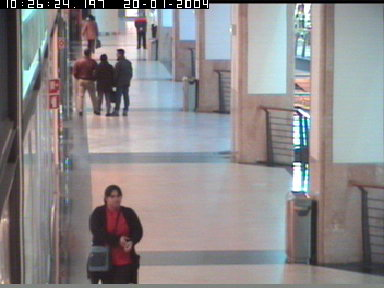
//> input picture data/NTOneLeaveShop1/cor.jpg, 384 x 288 px
$ ./peopledetect ../../data/NTOneLeaveShop1/cor.jpg out.png   (built with g++ and OpenCV 4)
//> lines starting //> are read from the running program, lines starting //| are printed output that depends on the picture; after the words box and inside, x2 and y2 are one past the last pixel; in counts of white or black regions, pixels touching at a corner belong together
#include "opencv2/imgproc/imgproc.hpp"
#include "opencv2/objdetect/objdetect.hpp"
#include "opencv2/highgui/highgui.hpp"

#include <stdio.h>
#include <string.h>
#include <ctype.h>
#include <iostream>
#include <fstream>

using namespace cv;
using namespace std;

// static void help()
// {
//     printf(
//             "\nDemonstrate the use of the HoG descriptor using\n"
//             "  HOGDescriptor::hog.setSVMDetector(HOGDescriptor::getDefaultPeopleDetector());\n"
//             "Usage:\n"
//             "./peopledetect (<image_filename> | <image_list>.txt)\n\n");
// }

typedef struct _trackState
{
	Rect track;
	unsigned int lastTrackedFrame;
}TrackState;

double calculateDistance(Rect &detection, Rect &track)
{
	Point2f detectionCenter = Point2f((detection.x + detection.width) / 2.0f, (detection.y + detection.height) / 2.0f);
	Point2f trackCenter = Point2f((track.x + track.width) / 2.0f, (track.y + track.height) / 2.0f);
	Point2f difference = detectionCenter - trackCenter;

	return cv::sqrt( difference.x*difference.x + difference.y*difference.y );
}

void showinfo(vector<TrackState> &state, unsigned int frameNumber, ostream &out)
{
	Point2f detectionCenter;

	for (size_t i = 0; i < state.size(); i++)
	{
		if (state[i].lastTrackedFrame == frameNumber)
		{
			detectionCenter = Point2f(state[i].track.x + (state[i].track.width / 2.0f), state[i].track.y + (state[i].track.height / 2.0f));

			out << " " << frameNumber
				<< "," << i
				<< "," << state[i].track.x
				<< "," << state[i].track.y
				<< "," << state[i].track.width
				<< "," << state[i].track.height
				<< "," << detectionCenter.x
				<< "," << detectionCenter.y
				<< endl;

			// [5 lines of commented-out code are left out]
		}
		// [4 lines of commented-out code are left out]
	}
}

void match(vector<Rect> &detections, vector<TrackState> &state, unsigned int frame, double pixelThreshold = 10.0, unsigned int frameThreshold = 25)
{
	int TRACK_N = state.size();
	int DET_N = detections.size();

	vector<double> distances;
	vector<double>::iterator minElement;
	size_t minIndex;

	vector<bool> matched(DET_N);

	// Try to find a match for each element tracked
	for (size_t i = 0; i < TRACK_N; i++)
	{
		// If the current position lost track a long time ago, then just ignore it
		if ((frame - state[i].lastTrackedFrame) > frameThreshold)
			continue;

		distances.clear();
		distances.resize(DET_N);
		for (size_t j = 0; j < DET_N; j++)
		{
			// If the detection was already assigned to a track, then ignore it
			if (matched[j])
			{
				distances[j] = 100000;
			}
			else //Otherwise, calculate the euclidean distance between the last track and the detection
			{
				distances[j] = calculateDistance(detections[j], state[i].track);
			}
		}

		// The detection within less than a given threshold is the match of the current track
		minElement = std::min_element(distances.begin(), distances.end());
		if (minElement != distances.end() && *minElement < pixelThreshold)
		{
			// Extract the index from the iterator
			minIndex = minElement - distances.begin();
			matched[minIndex] = true;

			// Update the tracking state
			state[i].track = detections[minIndex];
			state[i].lastTrackedFrame = frame;
		}

	}

	// Add as new tracks the unmatched elements
	for (size_t i = 0; i < matched.size(); i++)
	{
		if (!matched[i])
		{
			TrackState newTrack = { detections[i], frame};

			state.push_back(newTrack);
		}
	}
}

int main(int argc, char** argv)
{
    Mat img;
    FILE* f = 0;
	ofstream fout;
    char _filename[1024];

    if( argc == 2 )
    {
        printf("Usage: peopledetect (<image_filename> | <image_list>.txt <track_output.txt>)\n");
        return 0;
    }
    img = imread(argv[1]);
//> img is the input picture: 288 rows x 384 cols, CV_8UC3; mean B, G, R 138.8, 137.1, 140.7

    if( img.data )
    {
        strcpy(_filename, argv[1]);
    }
    else
    {
        f = fopen(argv[1], "rt");
        if(!f)
        {
            fprintf( stderr, "ERROR: the specified file could not be loaded\n");
            return -1;
        }


		fout.open(argv[2], ios::out);
    }

	//Tracker variables
	vector<TrackState> state;


    HOGDescriptor hog;
    hog.setSVMDetector(HOGDescriptor::getDefaultPeopleDetector());
	//hog.setSVMDetector(HOGDescriptor::getDaimlerPeopleDetector());
    namedWindow("people detector", 1);

    for(int frameNumber=0;;++frameNumber)
    {
        char* filename = _filename;
//> filename = "../../data/NTOneLeaveShop1/cor.jpg"
        if(f)
        {
            if(!fgets(filename, (int)sizeof(_filename)-2, f))
                break;
            //while(*filename && isspace(*filename))
            //  ++filename;
            if(filename[0] == '#')
                continue;
            int l = (int)strlen(filename);
            while(l > 0 && isspace(filename[l-1]))
                --l;
            filename[l] = '\0';
            img = imread(filename);
        }
        //printf("%s:\n", filename);
        if(!img.data)
            continue;
		//resize(img, img, Size(), 1.1, 1.1, INTER_LINEAR);

        fflush(stdout);
        vector<Rect> found, found_filtered;
        double t = (double)getTickCount();
        // run the detector with default parameters. to get a higher hit-rate
        // (and more false alarms, respectively), decrease the hitThreshold and
        // groupThreshold (set groupThreshold to 0 to turn off the grouping completely).
        hog.detectMultiScale(img, found, 0, Size(8,8), Size(32,32), 1.05, 2);
//> found = 1 Rect (x, y, width, height): [145, 0, 88, 143]
		//hog.detectMultiScale(img, found, 0, Size(8, 8), Size(32, 32), 1.05, 1.5, false);


        t = (double)getTickCount() - t;
        //printf("tdetection time = %gms\n", t*1000./cv::getTickFrequency());
        size_t i, j;
		for (i = 0; i < found.size(); i++)
		{
			Rect r = found[i];
			for (j = 0; j < found.size(); j++)
			if (j != i && (r & found[j]) == r)
				break;
			if (j == found.size())
			{
				found_filtered.push_back(r);
				rectangle(img, r.tl(), r.br(), cv::Scalar(0, 255, 255), 2);
			}
		}
//> this loop made 1 pass
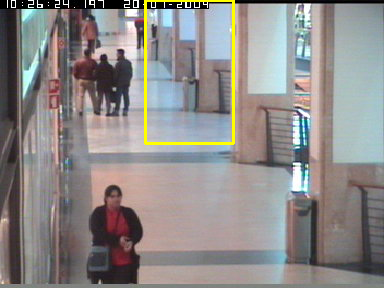
//> img: 288 rows x 384 cols, CV_8UC3; 1.17% of pixels changed, all inside (x1, y1, x2, y2) = (144, 0, 235, 145)


        for( i = 0; i < found_filtered.size(); i++ )
        {
            Rect r = found_filtered[i];
            // the HOG detector returns slightly larger rectangles than the real objects.
            // so we slightly shrink the rectangles to get a nicer output.
            r.x += cvRound(r.width*0.1);
            r.width = cvRound(r.width*0.8);
            r.y += cvRound(r.height*0.07);
            r.height = cvRound(r.height*0.8);

			found_filtered[i] = r;

            rectangle(img, r.tl(), r.br(), cv::Scalar(0,255,0), 2);

        }
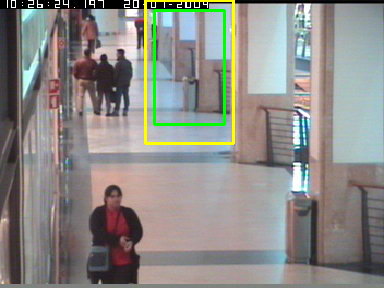
//> img: 288 rows x 384 cols, CV_8UC3; 0.99% of pixels changed, all inside (x1, y1, x2, y2) = (153, 9, 226, 126)

		match(found_filtered, state, frameNumber);
//> in match, `int TRACK_N = state.size();`: TRACK_N = 0
//> in match, `int DET_N = detections.size();`: DET_N = 1
//> in match, `vector<bool> matched(DET_N);`: matched = [0]
//> the loop in match, `for (size_t i = 0; i < matched.size(); i++)` made 1 pass
//> state = 1 item

		showinfo(state, frameNumber, fout);
//> the loop in showinfo, `for (size_t i = 0; i < state.size(); i++)` made 1 pass
//> detectionCenter on pass 1: Point(189, 67)

		/*Rect gt;
		gt.x = 162.5; gt.y = 66; gt.width = 37; gt.height = 88;
		rectangle(img, gt.tl(), gt.br(), cv::Scalar(0, 255, 255), 2);*/
		imshow("people detector", img);

		// [9 lines of commented-out code are left out]


    }
    if(f)
        fclose(f);

	fout.close();
    return 0;
}
